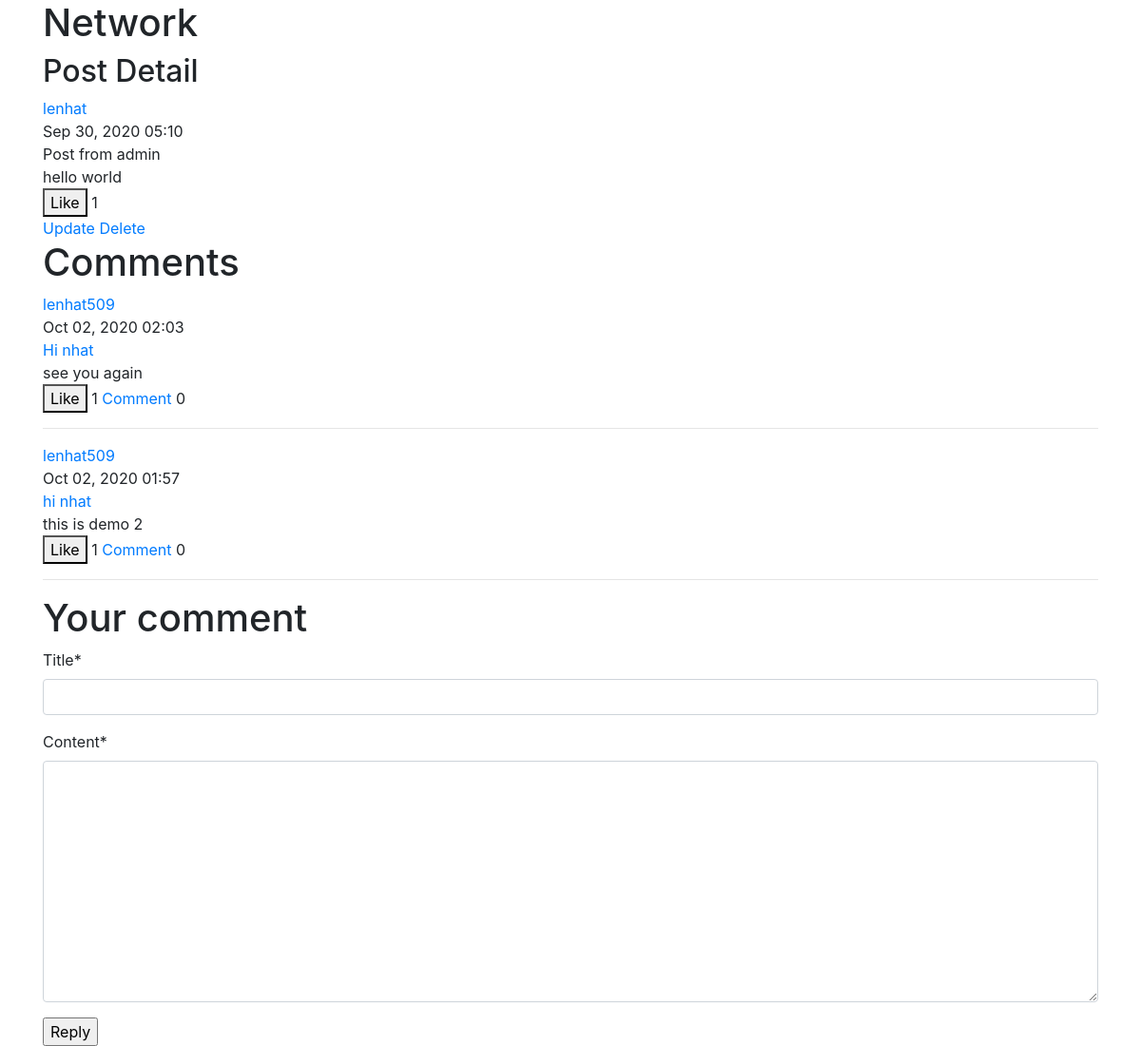
The app's page /post/1/ (signed in) with its own data.
### posts/models.py (models this page shows, shortened)
class Post(models.Model):
    title = models.CharField(max_length=200)
    content = models.TextField()
    date_posted = models.DateTimeField(default=timezone.now)
    author = models.ForeignKey(User, on_delete=models.CASCADE)
    likes = models.ManyToManyField(User, related_name='interesting_posts', blank=True)
    comment_to = models.ForeignKey('self', related_name='comments', blank=True, null=True, on_delete=models.CASCADE)

### posts/views.py (the view, shortened to what this page needs)
# urls.py: path('post/<int:pk>/', views.PostDetailView.as_view(), name='post-detail'),
class PostDetailView(LoginRequiredMixin, CreateView, SingleObjectMixin):
    model = Post
    template_name='posts/detail.html'
    fields = ['title', 'content']
    def get_context_data(self, **kwargs):
        context = super(PostDetailView, self).get_context_data(**kwargs)
        context['post'] = self.get_object()
        context['comments'] = self.get_object().comments.order_by('-date_posted')
        return context

### posts/templates/posts/detail.html (shortened to what this page needs)
{% extends 'users/layout.html' %}
{% load crispy_forms_tags %}
{% load tz %}
{% block body %}
    <h2>Post Detail</h2>
    <div class="post" data-id='{{post.id}}'>
        <a href="{% url 'user-posts' post.author.username %}">{{ post.author.username }}</a> <br>
        {{ post.date_posted|localtime|date:'M d, Y H:i'}} <br>
        {{ post.title }} <br>
        {{ post.content }} <br>
        <button id='toggle-like'>
            {% if user in post.likes.all %}
                Liked
            {% else %}
                Like
            {% endif %}
        </button>
        <span id="number-likes">{{post.likes.count}}</span>
    </div>
    {% if user == post.author %}
        <a href="{% url 'update-post' post.id %}">Update</a>
        <a href="{% url 'delete-post' post.id %}">Delete</a>
    {% endif %}
    <h1>Comments</h1>
    {% if comments %}
        {% for post in comments %}
        <div class="post" data-id='{{post.id}}'>
            <a href="{% url 'user-posts' post.author.username %}">{{ post.author.username }}</a> <br>
            {{ post.date_posted|localtime|date:'M d, Y H:i'}} <br>
            <a href="{% url 'post-detail' post.id %}">{{ post.title }}</a> <br>
            {{ post.content }} <br>
            <button id='toggle-like'>
                {% if user in post.likes.all %}
                    Liked
                {% else %}
                    Like
                {% endif %}
            </button>
            <span id="number-likes">{{post.likes.count}}</span>
            <a href="{% url 'post-detail' post.id %}">Comment</a>
            <span id='number-comments'>{{post.comments.count}}</span>
        </div>
        <hr>
        {% endfor %}
    {% endif %}
    <h1>Your comment</h1>
    <form action="" method="POST">
        {{ form|crispy }}
        <input type="submit" value='Reply'>
    </form>
{% endblock body %}

### records on screen
Post: author.username "lenhat", date_posted "Sep 30, 2020 05:10", title "Post from admin", content "hello world", likes.count "1"
Post: author.username "lenhat509", date_posted "Oct 02, 2020 02:03", title "Hi nhat", content "see you again", shows "Like", likes.count "1", comments.count "0"
Post: author.username "lenhat509", date_posted "Oct 02, 2020 01:57", title "hi nhat", content "this is demo 2", shows "Like", likes.count "1", comments.count "0"
